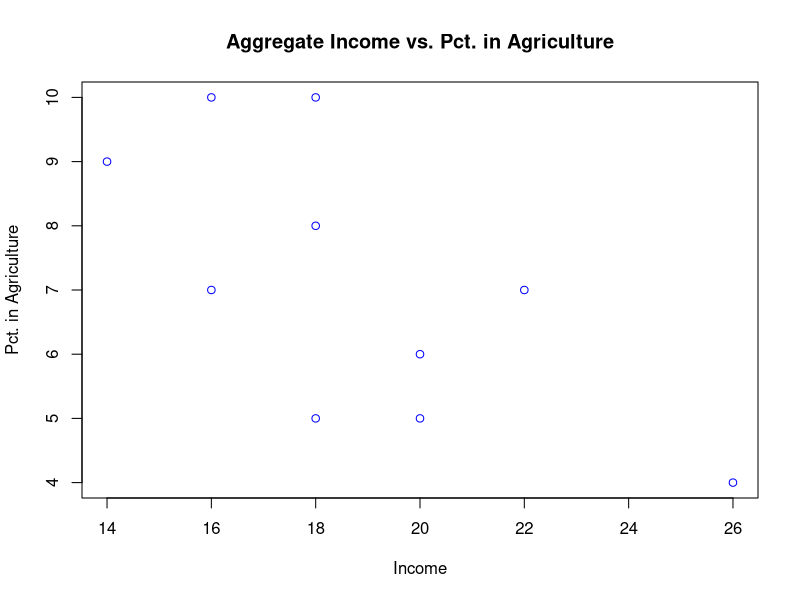

Recreate this plot in R.
##################################################
# 
# ECO 6416.0028 Applied Business Research Tools
# 
# OLS Regression Demo
# Regression with Data Entered Directly into the Script
# 
# Lealand Morin, Ph.D.
# Assistant Professor
# Department of Economics
# College of Business Administration
# University of Central Florida
# 
# September 16, 2019
# 
##################################################
# 
# ECO6416_OLS_Demo gives an example of OLS regression
#   using data imported entered within this script.
# 
# Dependencies:
#   None. 
# 
##################################################


##################################################
# Preparing the Workspace
##################################################

# Clear workspace.
rm(list=ls(all=TRUE))

# Set working directory.
# wd_path <- '/path/to/your/folder' 
# wd_path <- 'C:/Users/le279259/Documents/Teaching/ECO6416_Fall2019/Module02' # On Windows
# Not required, since this program does not interact with other files.

# setwd(wd_path)

# No libraries required.
# Otherwise would have a command like the following.
# library(name_of_R_package)


##################################################
# Enter the dataset and run regression
##################################################

# Enter the numbers in the dataset.
income_data  <- c(14, 18, 18, 16, 16, 26, 20, 18, 20, 22)
agg_pct_data <- c(9, 10, 8, 7, 10, 4, 5, 5, 6, 7)
agg_data <- data.frame(income = income_data, 
                       agg_pct = agg_pct_data)

# Inspect the data.
summary(agg_data)

# Plot a scattergraph of income and housing prices. 
plot(agg_data[, 'income'], 
     agg_data[, 'agg_pct'], 
     main = 'Aggregate Income vs. Pct. in Agriculture', 
     xlab = 'Income', 
     ylab = 'Pct. in Agriculture', 
     col = 'blue')



# Estimate a regression model.
lm_model <- lm(data = agg_data, 
                 formula = income ~ agg_pct)

# Output the results to screen.
summary(lm_model)


##################################################
# Estimating from first principles
##################################################

y <- agg_data[, 'income']
x <- agg_data[, 'agg_pct']

y_bar = mean(y)
x_bar = mean(x)

beta_cov_term <- sum( (y - y_bar)*(x - x_bar) )
beta_var_term <- sum( (x - x_bar)^2 )

beta_hat <- beta_cov_term/beta_var_term
# Compare with the output above. 


##################################################
# End
##################################################

